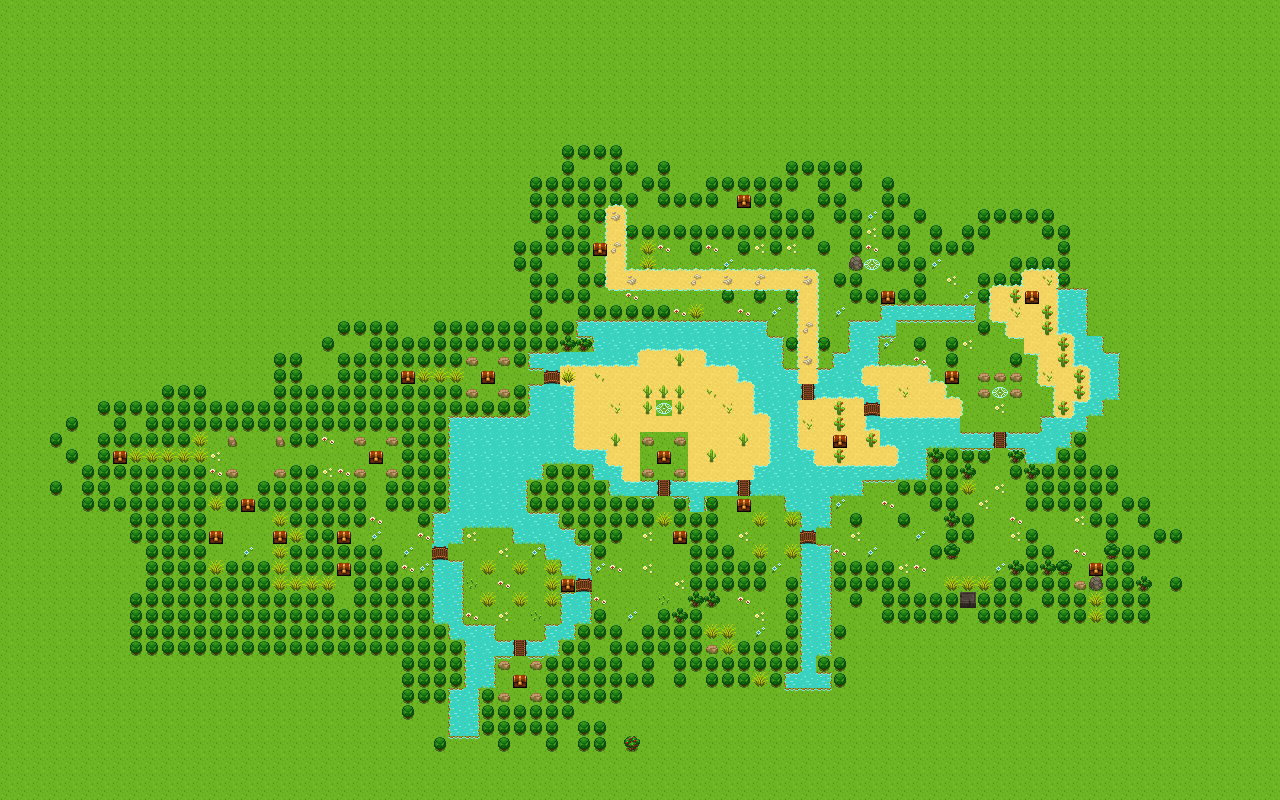

This game map was drawn from its Tiled (.tmx) file and the tilesets committed beside it. A one-line description and the trimmed map source follow:
An orthogonal 80x50 tile map with 16x16 px tiles, 8 tile layers (stop, trans, background, other, ...), 2 tilesets and 22 objects (x15y31, x21y33, x23y28, x21y35, x32y42, ...).

<map version="1.0" orientation="orthogonal" width="80" height="50" tilewidth="16" tileheight="16">
 <tileset firstgid="1" name="game.dat_000022" tilewidth="16" tileheight="16">
  <image source="map031.png" width="128" height="512" />
 </tileset>
 <tileset firstgid="257" name="game.dat_000019" tilewidth="16" tileheight="16">
  <image source="map032.png" width="64" height="512" />
 </tileset>
 <layer name="stop" width="80" height="50">
  <data>[4000 cells, 1098 non-empty, 1 distinct tile ids]</data>
 </layer>
 <layer name="trans" width="80" height="50">
  <data>[4000 cells, 4 non-empty, 3 distinct tile ids]</data>
 </layer>
 <layer name="background" width="80" height="50">
  <data>[4000 cells, 4000 non-empty, 3 distinct tile ids]</data>
 </layer>
 <layer name="other" width="80" height="50">
  <data>[4000 cells, 1127 non-empty, 22 distinct tile ids]</data>
 </layer>
 <layer name="grass" width="80" height="50">
  <data>[4000 cells, 45 non-empty, 1 distinct tile ids]</data>
 </layer>
 <layer name="lrside" width="80" height="50">
  <data>[4000 cells, 169 non-empty, 5 distinct tile ids]</data>
 </layer>
 <layer name="udside" width="80" height="50">
  <data>[4000 cells, 196 non-empty, 4 distinct tile ids]</data>
 </layer>
 <layer name="box" width="80" height="50">
  <data>[4000 cells, 21 non-empty, 1 distinct tile ids]</data>
 </layer>
 <objectgroup name="object" width="80" height="50">
  <object name="x15y31" x="240" y="496" width="16" height="16">
   <properties>
    <property name="CallBack" value="scrollEnable" />
   </properties>
  </object>
  <object name="x21y33" x="336" y="528" width="16" height="16">
   <properties>
    <property name="CallBack" value="rollEnable" />
   </properties>
  </object>
  <object name="x23y28" x="368" y="448" width="16" height="16">
   <properties>
    <property name="CallBack" value="soundEnable" />
   </properties>
  </object>
  <object name="x21y35" x="336" y="560" width="16" height="16">
   <properties>
    <property name="CallBack" value="star3" />
   </properties>
  </object>
  <object name="x32y42" x="512" y="672" width="16" height="16">
   <properties>
    <property name="CallBack" value="fightEnable" />
   </properties>
  </object>
  <object name="x35y36" x="560" y="576" width="16" height="16">
   <properties>
    <property name="CallBack" value="enemyEnable" />
   </properties>
  </object>
  <object name="x42y33" x="672" y="528" width="16" height="16">
   <properties>
    <property name="CallBack" value="musicEnable" />
   </properties>
  </object>
  <object name="x13y33" x="208" y="528" width="16" height="16">
   <properties>
    <property name="CallBack" value="udEnable" />
   </properties>
  </object>
  <object name="x17y33" x="272" y="528" width="16" height="16">
   <properties>
    <property name="CallBack" value="leftEnable" />
   </properties>
  </object>
  <object name="x25y23" x="400" y="368" width="16" height="16">
   <properties>
    <property name="CallBack" value="star3" />
   </properties>
  </object>
  <object name="x30y23" x="480" y="368" width="16" height="16">
   <properties>
    <property name="CallBack" value="star3" />
   </properties>
  </object>
  <object name="x41y28" x="656" y="448" width="16" height="16">
   <properties>
    <property name="CallBack" value="saveEnable" />
   </properties>
  </object>
  <object name="x46y31" x="736" y="496" width="16" height="16">
   <properties>
    <property name="CallBack" value="colorAEnable" />
   </properties>
  </object>
  <object name="x52y27" x="832" y="432" width="16" height="16">
   <properties>
    <property name="CallBack" value="colorBEnable" />
   </properties>
  </object>
  <object name="x59y23" x="944" y="368" width="16" height="16">
   <properties>
    <property name="CallBack" value="storyEnable" />
   </properties>
  </object>
  <object name="x37y15" x="592" y="240" width="16" height="16">
   <properties>
    <property name="CallBack" value="passAUnlock" />
   </properties>
  </object>
  <object name="x54y10" x="864" y="160" width="16" height="16">
   <properties>
    <property name="CallBack" value="sceneToWorldMap" />
   </properties>
  </object>
  <object name="x55y18" x="880" y="288" width="16" height="16">
   <properties>
    <property name="CallBack" value="joystickEnable" />
   </properties>
  </object>
  <object name="x7y28" x="112" y="448" width="16" height="16">
   <properties>
    <property name="CallBack" value="star3" />
   </properties>
  </object>
  <object name="x64y18" x="1024" y="288" width="16" height="16">
   <properties>
    <property name="CallBack" value="star3" />
   </properties>
  </object>
  <object name="x46y12" x="736" y="192" width="16" height="16">
   <properties>
    <property name="CallBack" value="star3" />
   </properties>
  </object>
  <object name="x68y35" x="1088" y="560" width="16" height="16">
   <properties>
    <property name="CallBack" value="star3" />
   </properties>
  </object>
 </objectgroup>
</map>